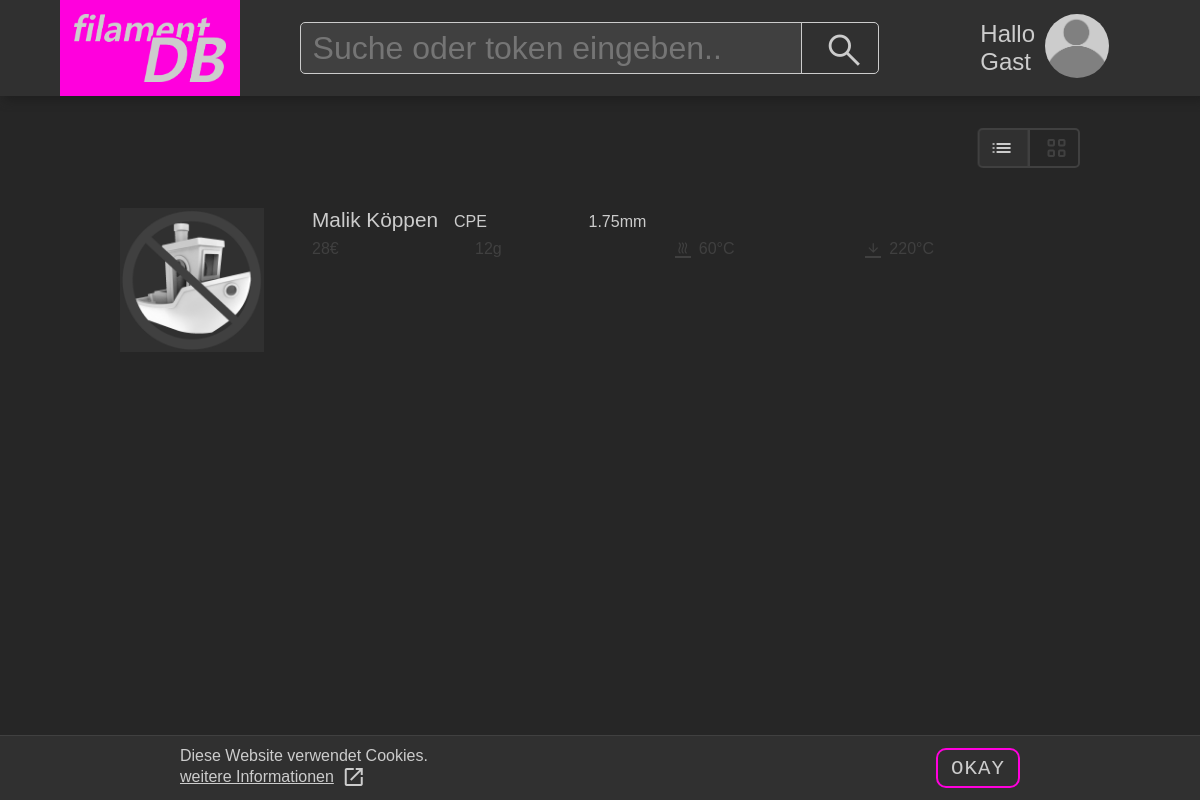
The page / on the database its author committed.
### tables this page shows
CREATE TABLE filament (
    id INTEGER PRIMARY KEY AUTOINCREMENT,
    hersteller VARCHAR(15) NOT NULL,
    farbe VARCHAR(7) NOT NULL,
    material VARCHAR(7) NOT NULL,
    dicke INT NOT NULL,
    price INT NOT NULL,
    gewicht INT NOT NULL,
    besitzer VARCHAR(25) NOT NULL,
    anzahl INT NOT NULL,
    bedtemp INT NOT NULL,
    nozzletemp INT NOT NULL,
    additionalinfo VARCHAR(255) NOT NULL,
    active BOOLEAN DEFAULT true
, benchyImg TEXT, spoolImg TEXT);

### index.php (the view, shortened to what this page needs)
<!DOCTYPE html>
<html lang="de">
<head>
    <link rel="stylesheet" href="assets/css/main.css">
    <link rel="stylesheet" href="assets/css/root.css">
</head>
<body>
    <div id="header"></div>
    <div id="main">
        <div id="controls">
            <div id="toggleswitch">
                <button id="listbtn" class="togglebtn active center" onclick="listmode()"><span class="material-symbols-outlined">toc</span></button>
                <button id="gridbtn" class="togglebtn center" onclick="gridmode()"><span class="material-symbols-outlined">view_cozy</span></button>
            </div>
        </div>
        <div id="filament-output">
            <?php
                if(file_exists("assets/db/ff.db")){
                    $db = new SQLite3("assets/db/ff.db");
                    $allowed_columns = ['id','hersteller','material','farbe','dicke','price','gewicht','besitzer','anzahl','bedtemp','nozzletemp'];
                    $sort = isset($_POST['sort']) && in_array($_POST['sort'], $allowed_columns) ? $_POST['sort'] : 'id';
                    $order = isset($_POST['order']) && $_POST['order'] === 'ASC' ? 'ASC' : 'DESC';
                    if (!isset($_SESSION['user_id'])) {
                        $query = "SELECT * FROM filament WHERE besitzer = 'Homburgschule' ORDER BY $sort $order";
                    } else {
                        $query = "SELECT * FROM filament ORDER BY $sort $order";
                    }
                    $result = $db->query($query);
                    if ($result) {
                        while ($row = $result->fetchArray(SQLITE3_ASSOC)) {
                            echo '
                            <div class="filament" id="'.$row['id'].'">
                                <div class="img">';
                                echo '</div>
                                <div class="box">
                                    <div class="row">
                                        <div class="hersteller">'.$row['hersteller'].'</div>
                                        <div class="material">'.$row['material'].'</div>
                                        <div class="farbe"><nobr><span class="colordot" style="background-color:'.$row['farbe'].'"></span>'.$row['farbe'].'</nobr></div>
                                        <div class="durchmesser">'.$row['dicke'].'mm</div>
                                    </div>
                                    <div class="row">
                                        <div class="preis">'.$row['price'].'€</div>
                                        <div class="gewicht">'.$row['gewicht'].'g</div>
                                        <div class="besitzer">'.$row['besitzer'].'</div>
                                        <div class="anzahl">'.$row['anzahl'].'</div>
                                        <div class="bedtemp center"><span class="material-symbols-outlined">heat</span>'.$row['bedtemp'].'°C</div>
                                        <div class="nozzletemp center"><span class="material-symbols-outlined center">arrow_downward</span>'.$row['nozzletemp'].'°C</div>
                                    </div>
                                </div>
                            </div>';
                        }
                    }
                } else {
                    echo "<a href='pages/add.php' class='center' id='addfilamentbtn' title='Filament Hinzufügen'>+</a>";
                }
            ?>
        </div>
    </div>
    <div id="cookies">
        <div id="cookies-content">
            <p>Diese Website verwendet Cookies.<br><a href="pages/FAQ.html#cookie-frage" class="center"><u>weitere Informationen</u><span class="material-symbols-outlined">open_in_new</span></a></p>
            <button onclick="AcceptCookies()">okay</button>
        </div>
    </div>
    <footer id="footer" class="center">
    <div id="footer-content">
    </div>
</footer>
</body>
</html>

### assets/css/main.css (style rules this page uses)
html { scrollbar-width: thin; height: 100%; margin: 0; padding: 0; }
body { margin: 0; min-height: 100lvh; background-color: var(--bg-color); color: var(--font-color); font-family: Arial, Helvetica, sans-serif; display: flex; flex-direction: column; }
.center { display: flex; justify-content: center; align-items: center; }
#header { width: 100%; height: 6rem; background-color: var(--bg-highlight-color); position: relative; z-index: 5; filter: drop-shadow(5px 5px 5px var(--shadow)); }
.material-symbols-outlined { margin-top: 0rem; margin-left: .5rem; transition: all .3s; }
#main { margin-top: 2rem; margin-inline: auto; width: 80%; flex: 1 0 auto }
#controls { display: flex; justify-content: space-between; margin-bottom: 2rem; }
#toggleswitch { display: flex; justify-content: end; transition: all .2s; }
#toggleswitch button { min-width: 15%; height: 2.5rem; background-color: var(--bg-color); border: 2px solid var(--bg-highlight2-color); color: var(--font-color); font-size: 110%; text-transform: uppercase; letter-spacing: 1px; transition: all .2s; outline: none; padding-right: .6rem; border-radius: 0px 5px 5px 0px; }
#toggleswitch button span { color: var(--bg-highlight2-color); }
#toggleswitch button.active { background-color: var(--bg-highlight-color) !important; color: var(--font-color); }
#toggleswitch button.active span { color: var(--font-color); }
#listbtn { transform: rotateY(180deg); }
#gridbtn { margin-left: -1px; border-left: 0px; }
#filament-output { margin-bottom: 2rem; }
.filament { transition: all .3s; }
#cookies { height: 4rem; width: 100%; background-color: var(--bg-highlight-color); display: flex; bottom: 0; position: fixed; z-index: 10; }
#cookies-content { width: 70%; margin-inline: auto; display: flex; align-items: center; justify-content: space-between; }
#cookies a { color: var(--font-color); transition: all .2s; justify-content: start; text-decoration: none; }
#cookies button { width: 10%; height: 2.5rem; background-color: var(--bg-highlight-color); border: 2px solid; color: var(--font-color); font-family: 'Courier New', Courier, monospace; font-size: 130%; border-radius: 10px; transition: all .2s; text-transform: uppercase; letter-spacing: 1px; border-color: var(--user-main-color); }
#footer { width: 100%; height: 4rem; background-color: var(--bg-highlight-color); border-top:1px solid var(--bg-highlight2-color); user-select: none; bottom: 0; position: relative; flex-shrink: 0; }
#footer-content { display: flex; width: 50%; height: 100%; justify-content: space-between; align-items: center; }

### assets/css/root.css (style rules this page uses)
:root { --user-main-color: rgb(255, 0, 221); --font-color: #ccc; --bg-color: #262626; --bg-highlight-color: #303030; --bg-highlight2-color: #404040; --shadow: rgb(31, 31, 31); --blk: rgb(24, 24, 24); --github-icon: url('../icons/GitHub_Invertocat_Light.png'); }

### rows shown on the page
filament: hersteller "Malik Köppen", material "CPE", dicke "1.75", price "28", gewicht "12", bedtemp "60", nozzletemp "220"
